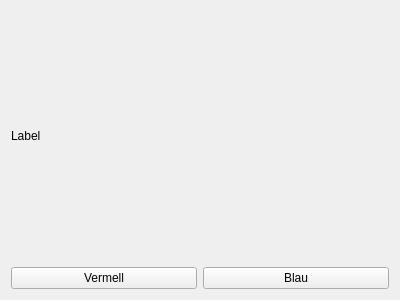
<?xml version="1.0" encoding="UTF-8"?>
<ui version="4.0">
 <class>MyForm</class>
 <widget class="QWidget" name="MyForm">
  <property name="geometry">
   <rect>
    <x>0</x>
    <y>0</y>
    <width>400</width>
    <height>300</height>
   </rect>
  </property>
  <property name="windowTitle">
   <string>Form</string>
  </property>
  <layout class="QVBoxLayout" name="verticalLayout">
   <item>
    <widget class="MyLabel" name="label">
     <property name="text">
      <string>Label</string>
     </property>
    </widget>
   </item>
   <item>
    <layout class="QHBoxLayout" name="horizontalLayout">
     <item>
      <widget class="QPushButton" name="pushButton">
       <property name="text">
        <string>Vermell</string>
       </property>
      </widget>
     </item>
     <item>
      <widget class="QPushButton" name="pushButton_2">
       <property name="text">
        <string>Blau</string>
       </property>
      </widget>
     </item>
    </layout>
   </item>
  </layout>
 </widget>
 <customwidgets>
  <customwidget>
   <class>MyLabel</class>
   <extends>QLabel</extends>
   <header>MyLabel.h</header>
   <slots>
    <slot>changeToRed()</slot>
    <slot>changeToBlue()</slot>
   </slots>
  </customwidget>
 </customwidgets>
 <resources/>
 <connections>
  <connection>
   <sender>pushButton</sender>
   <signal>clicked()</signal>
   <receiver>label</receiver>
   <slot>changeToRed()</slot>
   <hints>
    <hint type="sourcelabel">
     <x>114</x>
     <y>227</y>
    </hint>
    <hint type="destinationlabel">
     <x>92</x>
     <y>120</y>
    </hint>
   </hints>
  </connection>
  <connection>
   <sender>pushButton_2</sender>
   <signal>clicked()</signal>
   <receiver>label</receiver>
   <slot>changeToBlue()</slot>
   <hints>
    <hint type="sourcelabel">
     <x>275</x>
     <y>227</y>
    </hint>
    <hint type="destinationlabel">
     <x>279</x>
     <y>133</y>
    </hint>
   </hints>
  </connection>
 </connections>
</ui>
